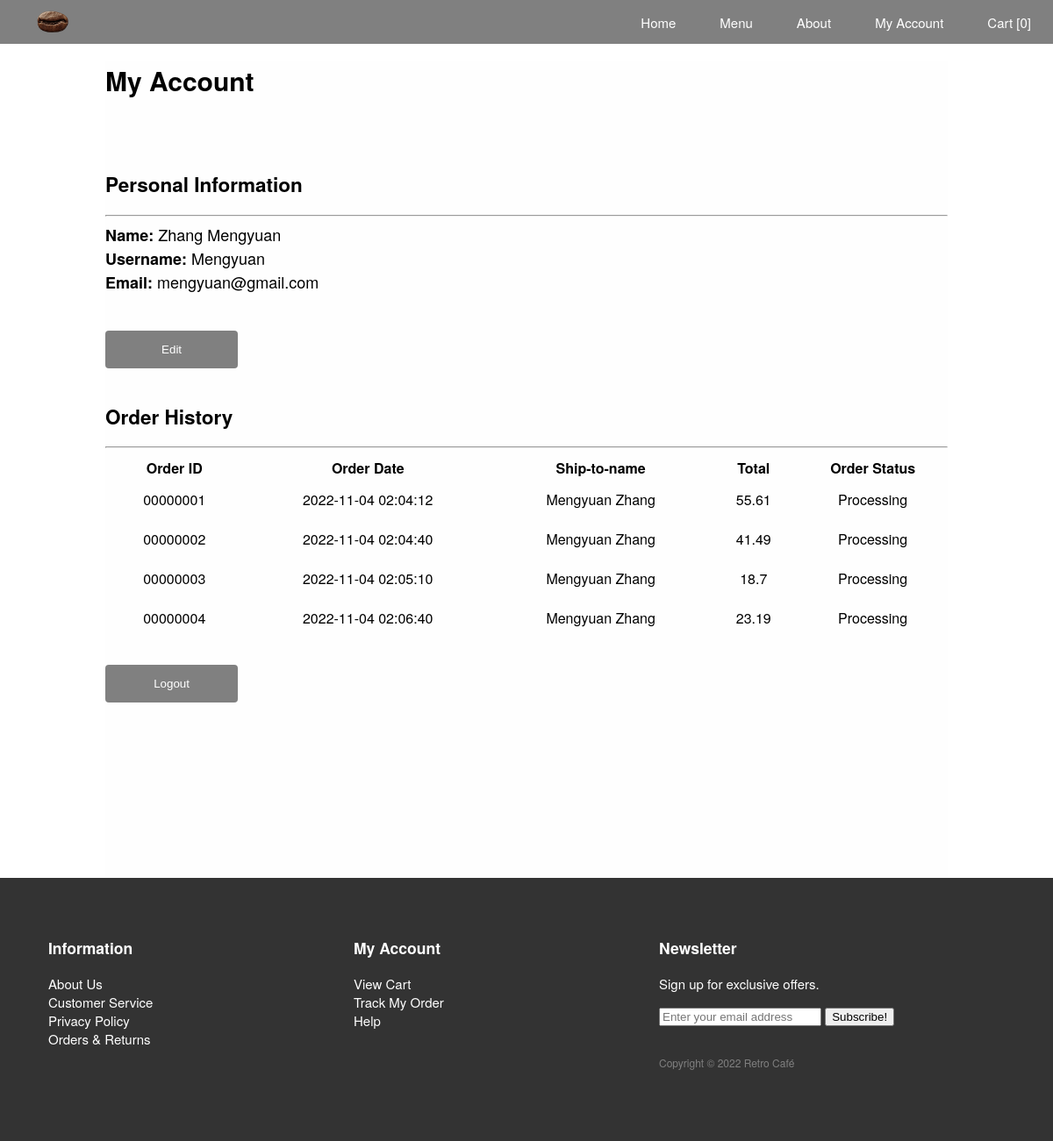
Page /account_customer.php (signed in) on the committed database.
### tables this page shows
CREATE TABLE `orders` (
  `id` int(11) NOT NULL,
  `user_id` int(11) NOT NULL,
  `first_name` varchar(50) NOT NULL,
  `last_name` varchar(50) NOT NULL,
  `contact_number` int(11) NOT NULL,
  `postal_code` int(11) NOT NULL,
  `address` varchar(200) NOT NULL,
  `amount` float NOT NULL,
  `status` varchar(50) NOT NULL,
  `datetime` datetime NOT NULL
);

### account_customer.php (the view, shortened to what this page needs)
<?php
  $is_edit = $_GET['edit'];
  $user_id = $_SESSION['user_id'];
  $user_name = $_SESSION['user_name'];
  $user_user_name = $_SESSION['user_user_name'];
  $user_email= $_SESSION['user_email'];
  $user_is_admin = $_SESSION['user_is_admin'];
?>
<html>
<head>
	<link rel="stylesheet" href="mystyle.css">
	<link href="styles.css" rel="stylesheet">
</head>
<body>
	<nav class="navbar">
        <a class="logo" href="index.php">
            <img src="logo.png">
        </a>
        <div class="nav-item">
            <ul>
                <li>
                    <a href="index.php">Home</a>
                </li>
                <li>
                    <a href="menu.php">Menu</a>
                </li>
                <li>
                    <a href="aboutus.php">About</a>
                </li>
                <?php
                    if($user_id){
                        if($user_is_admin == '0'){
                            echo "<li><a href=\"account_customer.php\">My Account</a></li>";
                            if(isset($_SESSION['cart']) && count($_SESSION['cart']) > 0){
                                echo "<li><a href=\"cart.php\">Cart [".count($_SESSION['cart'])."]</a></li>";
                            }else{
                                echo "<li><a href=\"cart.php\">Cart [0]</a></li>";
                            }
                        } else {
                            echo "<li><a href=\"account_admin.php\">Admin</a></li>";
                        }
                    }else{
                        echo "<li><a href=\"login.php\">Login</a></li>";
                    }
                ?>
            </ul>
        </div>
    </nav>
	<div id="wrapper">
		<h1>My Account</h1><br><br>
		<div id="account_content">
			<h2>Personal Information</h2>
			<hr>
			<?php
                if(isset($is_edit)){
                    echo '<form action="user_profile_update.php" method="get">
                            <label><b>Name: </b><input name="name" value="'.$user_name.'" required></input></label><br>
                            <label><b>Username: </b><input name="username" value="'.$user_user_name.'" required></input></label><br>
                            <label><b>Email: </b>'.$user_email.'</label><br>
                            <div class="logout">
                            <input type="button" onclick="location.href=\'account_customer.php\'" value="Cancel"></input>
                            <input type="submit"></input>
                            </div>
                        </form>';
                } else {
                    echo '<div><label><b>Name:</b> '.$user_name.'</label><br><label><b>Username:</b> '.$user_user_name.'</label><br><label><b>Email:</b> '.$user_email.'</label></div><br><br><div class="edit" onclick="location.href=\'account_customer.php?edit=true\'"><button>Edit</button></div>';
                }
			?>
			<h2>Order History</h2>
			<hr>
			<?php
				@ $db = new mysqli('localhost', 'root', '','RetroCafe');
				$query = "SELECT LPAD(id, 8, '0') AS 'id', datetime, CONCAT(first_name, ' ', last_name) as 'name', amount, status FROM orders WHERE user_id = ".$user_id.";";
				$result = $db->query($query);
				$num_results = $result->num_rows;
				if($num_results > 0){
					echo '<table border="0"><tr><th>Order ID</th><th>Order Date</th><th>Ship-to-name</th><th>Total</th><th>Order Status</th></tr>';
					for ($i=0; $i <$num_results; $i++) {
						$row = $result->fetch_assoc();
						echo '<tr><td>'.$row['id'].'</td><td>'.$row['datetime'].'</td><td>'.$row['name'].'</td><td>'.$row['amount'].'</td><td>'.$row['status'].'</td></tr>';
					}
					echo '</table>';
				}else{
					echo '<div><p>No recent purchased found.</p></div>';
				}
			?>
			<div class="logout">
				<button type="submit" class="btn" onclick="location.href='logout.php'">Logout</button>
			</div>
		</div>
	</div>
	<footer>
        <div class="footer">
            <div class="footer-info-item">
                <h3>Information</h3>
                <ul class="list-unstyled">
                    <li><a href="aboutus.php">About Us</a></li>
                    <li><a href="aboutus.php">Customer Service</a></li>
                    <li><a href="privacy_notice.pdf" target="_blank">Privacy Policy</a></li>
                    <li><a href="privacy_notice.pdf" target="_blank">Orders &amp; Returns</a></li>
                </ul>
            </div>
            <div class="footer-info-item">
                <?php
                if((isset($_SESSION['user_id'])) && ($_SESSION['user_is_admin'] == 0) ){
                    echo '<h3>My Account</h3>
                    <ul class="list-unstyled">
                        <li><a href="cart.php">View Cart</a></li>
                        <li><a href="account_customer.php">Track My Order</a></li>
                        <li><a href="aboutus.php">Help</a></li>
                    </ul>';
                }else if($_SESSION['user_is_admin'] == 0){
                    echo '<h3>My Account</h3>
                    <ul class="list-unstyled">
                        <li><a href="login.php">View Cart</a></li>
                        <li><a href="login.php">Track My Order</a></li>
                        <li><a href="login.php">Help</a></li>
                    </ul>';
                }
                ?>
            </div>
            <div class="footer-info-item">
                <h3><span class=""></span> Newsletter</h3>
                <p>Sign up for exclusive offers.</p>
                <div class="">
                    <input type="email" class="" placeholder="Enter your email address">
                    <span class="">
                        <button class="" type="button">
                            Subscribe!
                        </button>
                    </span>
                </div>
                <br>
                <p class="copyright">Copyright &copy; 2022 Retro Café</p>
            </div>
        </div>
    </footer>
</body>
</html>

### mystyle.css (style rules this page uses)
#wrapper { background-color: #fefefe; margin: auto; width: 80%; }
.logout button, .logout input { margin-bottom: 200px; background-color: gray; color: white; padding: 14px 20px; border: none; border-radius: 4px; cursor: pointer; width: 4cm; }
#account_content>table { width: 100%; }
#account_content label { font-size: 18px; }
.edit button { background-color: gray; color: white; padding: 14px 20px; border: none; border-radius: 4px; cursor: pointer; width: 4cm; margin-bottom: 20px; }
#account_content>table tr td { padding: 10px; text-align: center; }
.logout { margin-top: 30px; margin-left: 0%; }

### styles.css (style rules this page uses)
body, html { height: 100%; }
* { box-sizing: border-box; }
body { margin: 0; min-height: 100vh; }
body { font-family: "Helvetica Neue", Helvetica, Arial, sans-serif; font-size: 15px; min-width: 650px; }
a { text-decoration: none; }
.navbar { display: flex; background-color: gray; height: 50px; align-items: center; }
.logo { width: 10%; align-items: center; }
.logo>img { display: block; margin-left: auto; margin-right: auto; max-height: 30px; }
.nav-item { width: 90%; text-align: right; }
.navbar ul { list-style-type: none; display: inline-flex; margin: 0; }
.navbar li { padding-left: 25px; padding-right: 25px; }
.navbar a { color: white; }
footer { color: white; background-color: #333333; padding: 0px 20px; }
.footer { display: flex; width: 100%; height: 300px; }
.footer-info-item { padding: 50px 35px; width: 30%; position: relative; min-height: 1px; }
.list-unstyled { padding-left: 0; list-style: none; }
footer a { color: white; }
.copyright { color: gray; font-size: 12px; }

### rows in the picture
orders: id "00000001", datetime "2022-11-04 02:04:12", name "Mengyuan Zhang", amount "55.61", status "Processing"
orders: id "00000002", datetime "2022-11-04 02:04:40", name "Mengyuan Zhang", amount "41.49", status "Processing"
orders: id "00000003", datetime "2022-11-04 02:05:10", name "Mengyuan Zhang", amount "18.7", status "Processing"
orders: id "00000004", datetime "2022-11-04 02:06:40", name "Mengyuan Zhang", amount "23.19", status "Processing"

### other values in the picture
$user_name "Zhang Mengyuan"
$user_user_name "Mengyuan"
$user_email "mengyuan@gmail.com"
